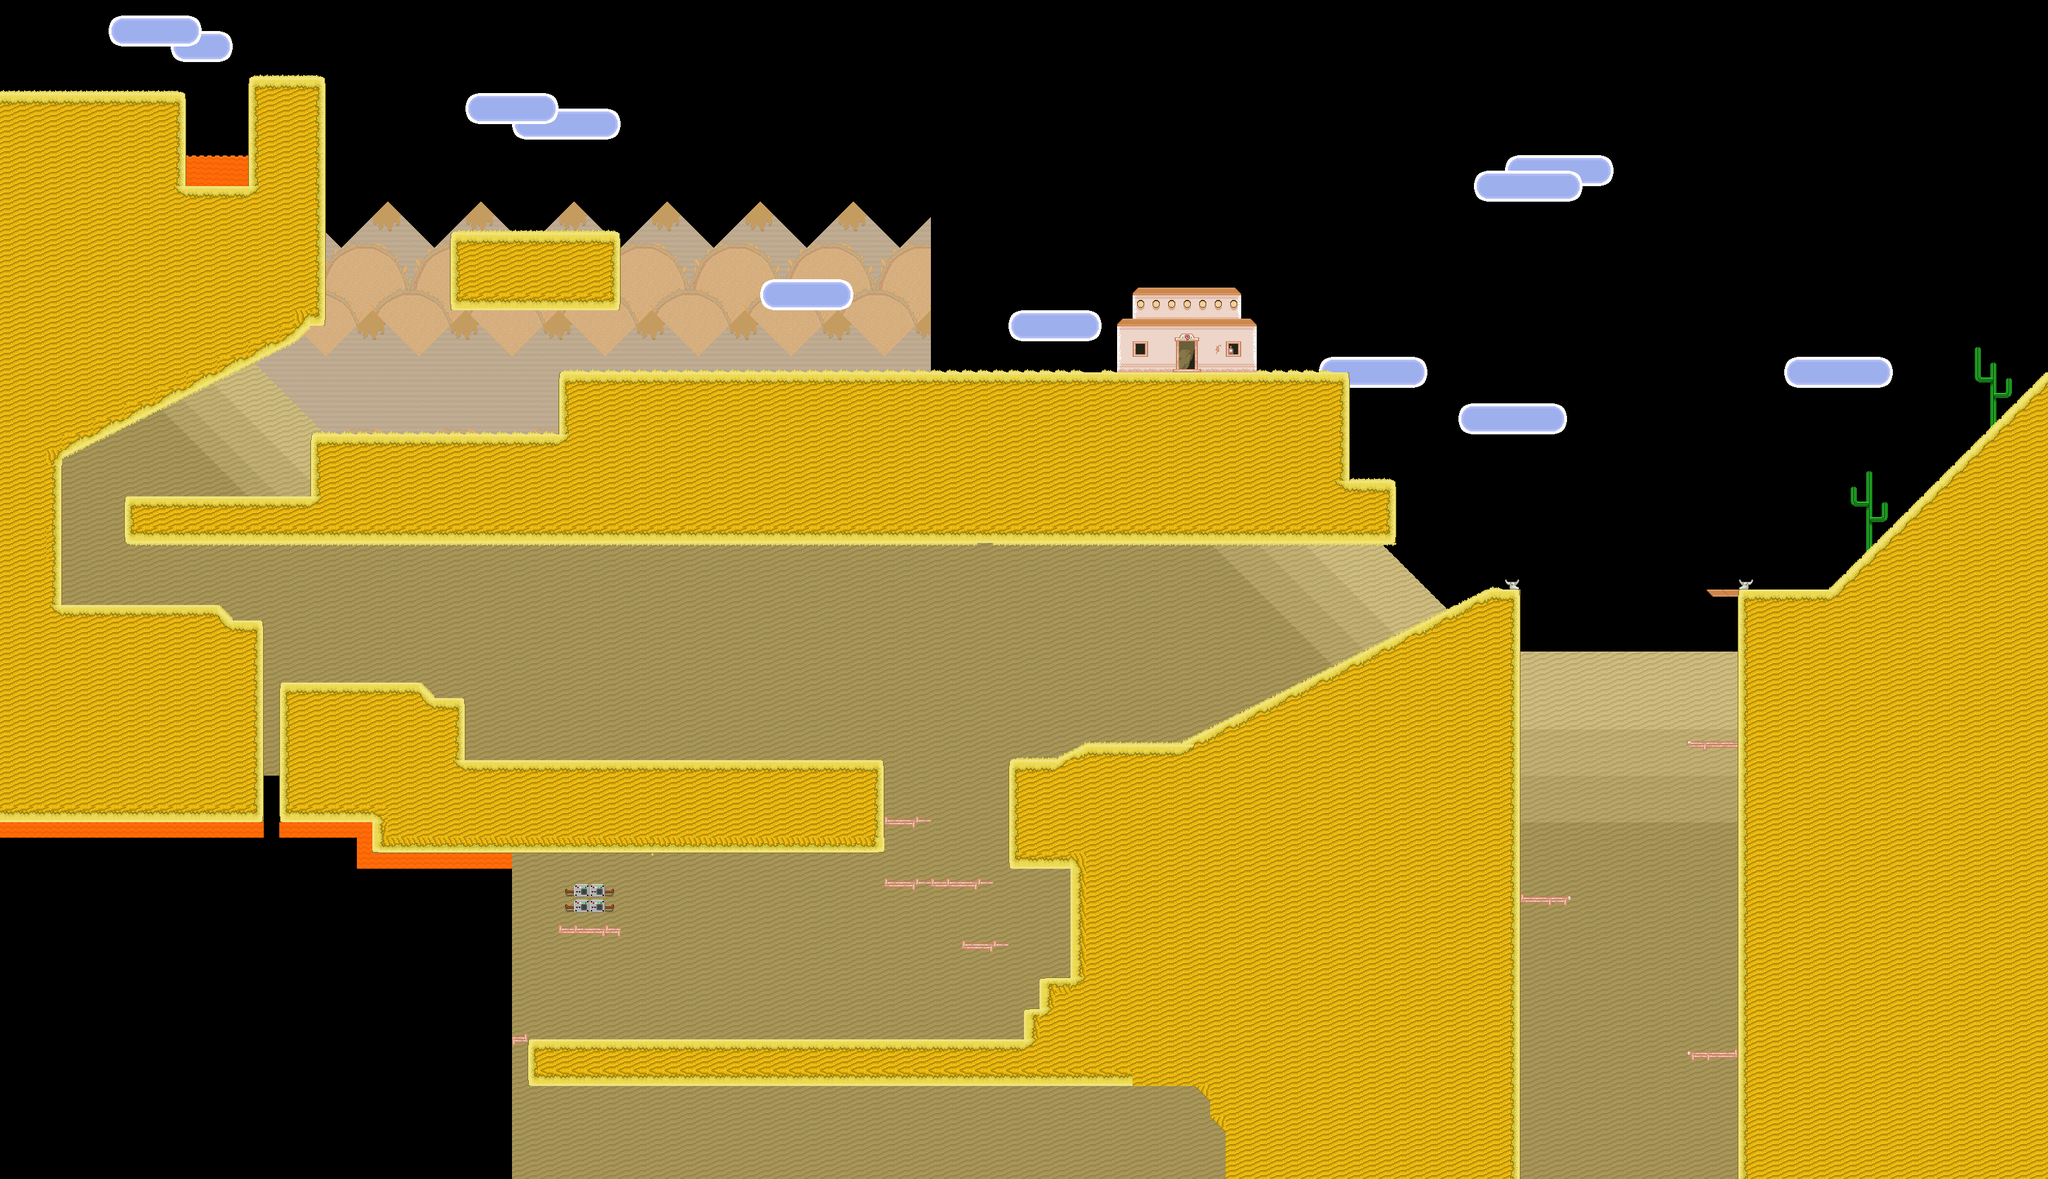

This game map was drawn from its Tiled (.tmx) file and the tilesets committed beside it. A one-line description and the trimmed map source follow:
An orthogonal 132x76 tile map with 24x24 px tiles, 11 tile layers (back mountain, back tacos, middle tacos, middle mountains, ...) and 52 objects (5x platform, 5x liquid, 3x door, info).

<map version="1.0" orientation="orthogonal" width="132" height="76" tilewidth="24" tileheight="24">
 <properties>
  <property name="blue" value="249" />
  <property name="green" value="125" />
  <property name="offset" value="60" />
  <property name="red" value="154" />
 </properties>
 <tileset firstgid="1" name="valley" tilewidth="24" tileheight="24">
  <image source="../images/tilesets/valley.png" trans="ff00ff" width="288" height="672" />
 </tileset>
 <layer name="back mountain" width="132" height="76">
  <properties>
   <property name="parallax" value="0.2" />
  </properties>
  <data>[10032 cells, 360 non-empty, 7 distinct tile ids]</data>
 </layer>
 <layer name="back tacos" width="132" height="76">
  <properties>
   <property name="prallax" value="0.3" />
  </properties>
  <data>[10032 cells, 330 non-empty, 16 distinct tile ids]</data>
 </layer>
 <layer name="middle tacos" width="132" height="76">
  <properties>
   <property name="parallax" value="0.4" />
  </properties>
  <data>[10032 cells, 330 non-empty, 16 distinct tile ids]</data>
 </layer>
 <layer name="middle mountains" width="132" height="76">
  <properties>
   <property name="parallax" value="0.5" />
  </properties>
  <data>[10032 cells, 840 non-empty, 7 distinct tile ids]</data>
 </layer>
 <layer name="taco front" width="132" height="76">
  <properties>
   <property name="parallax" value="0.6" />
  </properties>
  <data>[10032 cells, 450 non-empty, 16 distinct tile ids]</data>
 </layer>
 <layer name="mountain front" width="132" height="76">
  <properties>
   <property name="parallax" value="0.7" />
  </properties>
  <data>[10032 cells, 618 non-empty, 7 distinct tile ids]</data>
 </layer>
 <layer name="Light gradient 1" width="132" height="76">
  <data>[10032 cells, 2568 non-empty, 7 distinct tile ids]</data>
 </layer>
 <layer name="Light Gradient 3" width="132" height="76">
  <data>[10032 cells, 283 non-empty, 6 distinct tile ids]</data>
 </layer>
 <layer name="Light Gradient 2" width="132" height="76">
  <data>[10032 cells, 63 non-empty, 8 distinct tile ids]</data>
 </layer>
 <layer name="Orange sand thing + Cactus" width="132" height="76">
  <data>[10032 cells, 174 non-empty, 22 distinct tile ids]</data>
 </layer>
 <layer name="Tile Layer 1" width="132" height="76">
  <data>[10032 cells, 4020 non-empty, 65 distinct tile ids]</data>
 </layer>
 <objectgroup color="#00007f" name="block" width="132" height="76">
  <object x="0" y="144" width="288" height="48" />
  <object x="240" y="192" width="48" height="96" />
  <object x="240" y="288" width="192" height="48" />
  <object x="384" y="120" width="120" height="48" />
  <object x="384" y="168" width="48" height="120" />
  <object x="456" y="168" width="48" height="336" />
  <object x="696" y="360" width="264" height="120" />
  <object x="480" y="672" width="384" height="96" />
  <object x="864" y="576" width="1224" height="168" />
  <object x="2040" y="744" width="120" height="96" />
  <object x="48" y="720" width="48" height="216" />
  <object x="360" y="984" width="48" height="288" />
  <object x="432" y="1104" width="48" height="168" />
  <object x="672" y="1104" width="48" height="120" />
  <object x="720" y="1176" width="648" height="48" />
  <object x="1320" y="1224" width="48" height="96" />
  <object x="576" y="1272" width="744" height="48" />
  <object x="792" y="1608" width="792" height="72" />
  <object x="1584" y="1560" width="48" height="120" />
  <object x="1608" y="1512" width="120" height="48" />
  <object x="1656" y="1320" width="72" height="192" />
  <object x="1560" y="1176" width="96" height="168" />
  <object x="2304" y="960" width="48" height="864" />
  <object x="2352" y="1632" width="336" height="24" />
  <object x="2688" y="960" width="48" height="864" />
  <object x="480" y="1224" width="120" height="48" />
  <object x="0" y="1224" width="360" height="48" />
  <object x="0" y="1800" width="792" height="24" />
  <object x="792" y="1680" width="24" height="144" />
  <object x="2688" y="912" width="144" height="48" />
  <object x="2784" y="672" width="48" height="240" />
 </objectgroup>
 <objectgroup color="#00aa00" name="platform" width="132" height="76">
  <object type="platform" x="1488" y="1460" width="70" height="6" />
  <object type="platform" x="1368" y="1363" width="168" height="10" />
  <object type="platform" x="1367" y="1265" width="73" height="12" />
  <object type="platform" x="193" y="769" width="672" height="72" />
  <object x="480" y="504">
   <polygon points="0,0 -24,24 -360,192 -384,216 -480,216 -480,24 0,-72" />
  </object>
  <object x="2353" y="1388" width="75" height="8" />
  <object x="2612" y="1149" width="77" height="9" />
  <object x="2613" y="1629" width="75" height="9" />
  <object x="720" y="1104">
   <properties>
    <property name="drop" value="false" />
   </properties>
   <polygon points="0,0 -288,0 -288,-48 -72,-48 -48,-24 0,-24" />
  </object>
  <object x="72" y="936">
   <properties>
    <property name="drop" value="false" />
   </properties>
   <polygon points="0,0 0,48 336,48 336,24 288,24 264,0" />
  </object>
  <object type="platform" x="864" y="1440" width="95" height="6" />
  <object x="1608" y="1176">
   <polygon points="0,0 0,48 696,48 696,-216 744,-216 744,-264 696,-264 216,-24 72,-24 24,0" />
  </object>
 </objectgroup>
 <objectgroup name="nodes" width="132" height="76">
  <object name="main" type="door" x="25" y="89" width="24" height="48" />
  <object type="door" x="2352" y="1608" width="264" height="24">
   <properties>
    <property name="instant" value="true" />
    <property name="level" value="7" />
    <property name="to" value="door2" />
   </properties>
  </object>
  <object name="doorto7" type="door" x="2616" y="1560" width="72" height="72">
   <properties>
    <property name="instant" value="true" />
    <property name="level" value="valley-nacho-mine-2" />
    <property name="to" value="door2" />
   </properties>
  </object>
  <object type="liquid" x="408" y="1176" width="24" height="648">
   <properties>
    <property name="drag" value="true" />
    <property name="drown" value="false" />
    <property name="foreground" value="true" />
    <property name="mask" value="true" />
    <property name="sprite" value="images/quicksand.png" />
   </properties>
  </object>
  <object type="liquid" x="0" y="1272" width="408" height="552">
   <properties>
    <property name="drag" value="true" />
    <property name="drown" value="false" />
    <property name="foreground" value="true" />
    <property name="mask" value="true" />
    <property name="sprite" value="images/quicksand.png" />
   </properties>
  </object>
  <object type="liquid" x="288" y="240" width="96" height="48">
   <properties>
    <property name="drag" value="true" />
    <property name="drown" value="true" />
    <property name="foreground" value="true" />
    <property name="mask" value="true" />
    <property name="sprite" value="images/quicksand.png" />
   </properties>
  </object>
  <object type="liquid" x="576" y="1320" width="216" height="504">
   <properties>
    <property name="drag" value="true" />
    <property name="drown" value="false" />
    <property name="foreground" value="true" />
    <property name="mask" value="true" />
    <property name="sprite" value="images/quicksand.png" />
   </properties>
  </object>
  <object type="liquid" x="432" y="1272" width="144" height="552">
   <properties>
    <property name="drag" value="true" />
    <property name="drown" value="false" />
    <property name="foreground" value="true" />
    <property name="mask" value="true" />
    <property name="sprite" value="images/quicksand.png" />
   </properties>
  </object>
  <object type="info" x="888" y="1368" width="48" height="72">
   <properties>
    <property name="info" value="the hatch to the nacho mine is open" />
   </properties>
  </object>
 </objectgroup>
</map>